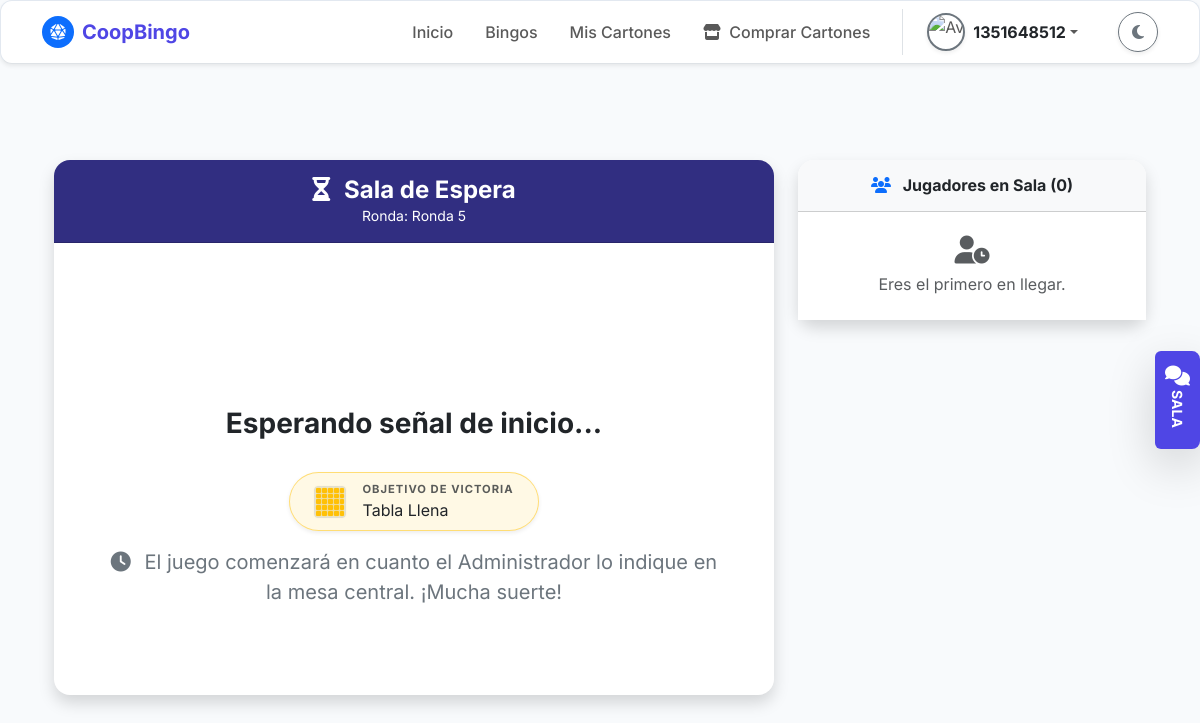
Page /juego/sala-espera/19/ (signed in) on the earlier database version.
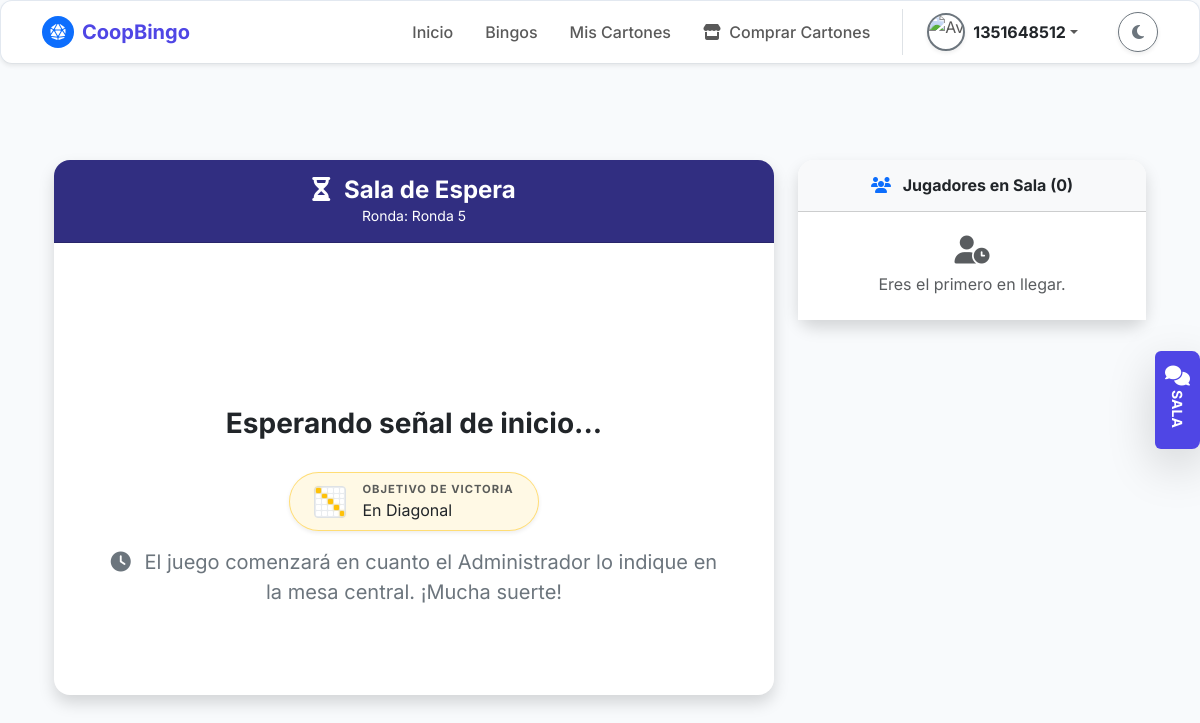
Same page on the later database version.
### bingo/models.py (models this page shows, shortened)
class PartidaBingo(models.Model):
    ESTADO_PARTIDA_CHOICES = [
        ('Programada', 'Programada'),
        ('En Juego', 'En Juego'),
        ('Verificando', 'Verificando'),
        ('Desempate', 'Desempate'),
        ('Finalizada', 'Finalizada'),
    ]
    ESTADO_MODALIDAD_CHOICES = [
        ('Las Cuatro Esquinas', 'Las Cuatro Esquinas'),
        ('Tabla Llena', 'Tabla Llena'),
        ('Linea Vertical', 'Linea Vertical'),
        ('En Diagonal', 'En Diagonal'),
        ('Forma de X', 'Forma de X'),
        ('Forma de Cruz', 'Forma de Cruz'),
        ('Marco de Foto', 'Marco de Foto'),
        ('Forma de L', 'Forma de L'),
        ('Forma de C', 'Forma de C'),
        ('Forma de T', 'Forma de T'),
        ('Forma de U', 'Forma de U'),
        ('Forma de H', 'Forma de H'),
        ('Forma de Z', 'Forma de Z'),
        ('Forma de Flecha', 'Forma de Flecha'),
    ]
    ESTADO_PREMIO_MATERIAL_CHOICES = [
        ('No Aplica', 'No Aplica'),
        ('Pendiente', 'Pendiente'),
        ('Entregando', 'Entregando'),
        ('Entregado', 'Entregado'),
    ]
    idpartidabingo = models.AutoField(primary_key=True)
    idbingo = models.ForeignKey(
        'Bingo',
        on_delete=models.PROTECT,
        db_column='idbingo',
        verbose_name="Evento de Bingo"
    )
    idjugadororganador = models.ForeignKey(
        'Jugador',
        on_delete=models.SET_NULL,
        null=True,
        blank=True,
        db_column='idjugadororganador',
        verbose_name="Jugador Organizador / Ganador"
    )
    idaporte = models.ForeignKey(
        'AporteSemanal',
        on_delete=models.SET_NULL,
        null=True,
        blank=True,
        db_column='idaporte',
        verbose_name="Aporte Semanal a la partida de bingo"
    )
    nombreronda = models.CharField(
        max_length=100,
        verbose_name="Nombre de la Ronda"
    )
    modalidad_victoria = models.CharField(
        max_length=50,
        choices=ESTADO_MODALIDAD_CHOICES,
        verbose_name="Modalidad de juego (relleno de carton)"
    )
    valorpremio = models.DecimalField(
        max_digits=10,
        decimal_places=2,
        validators=[MinValueValidator(Decimal('0.00'))],
        null=True,
        blank=True,
        verbose_name="Valor del premio"
    )
    premiomaterial = models.CharField(
        max_length=150,
        null=True,
        blank=True,
        verbose_name="Premio Material"
    )
    estadopremiomaterial = models.CharField(
        max_length=20,
        choices=ESTADO_PREMIO_MATERIAL_CHOICES,
        default='No Aplica',
        verbose_name="Estado Logístico del Premio"
    )
    estadopartida = models.CharField(
        max_length=20,
        choices=ESTADO_PARTIDA_CHOICES,
        default='En Juego',
        verbose_name="Estado de la Partida"
    )
    bolascantadas = models.TextField(
        verbose_name="Historial de Bolas Cantadas"
    )
    ultimabola = models.IntegerField(
        verbose_name="Última Bola Cantada"
    )
    haydesempate = models.BooleanField(
        null=True,
        blank=True,
        verbose_name="¿Hubo Desempate?"
    )
    idbingadores = models.TextField(
        null=True,
        blank=True,
        verbose_name="IDs de los Ganadores"
    )
    bolamayordesempate = models.IntegerField(
        null=True,
        blank=True,
        verbose_name="Bola Mayor (Desempate)"
    )
    sorteodesempate = models.JSONField(null=True, blank=True, default=dict)
    horainicio = models.DateTimeField(
        null=True,
        blank=True,
        verbose_name="Hora de Inicio"
    )
    horafin = models.DateTimeField(
        null=True,
        blank=True,
        verbose_name="Hora de Finalización"
    )
    class Meta:
        db_table = 'PartidaBingo'
        verbose_name = 'Partida de Bingo'
        verbose_name_plural = 'Partidas de BAingo'

### bingo/views.py (the view)
# urls.py: path('juego/sala-espera/<int:id_partida>/', views.sala_espera, name='sala_espera'),
def sala_espera(request, id_partida):
    if not request.user.is_authenticated:
        return render(request, 'cuentas/acceso_denegado.html')
    jugador = Jugador.objects.filter(cedulaidentidadjugador=request.user.username).first()
    if not jugador:
        return redirect('registro_jugador')
    partida = get_object_or_404(PartidaBingo, idpartidabingo=id_partida)
    if partida.estadopartida == 'En Juego':
        return redirect('tablero_tiempo_real', id_partida=partida.idpartidabingo)
    if partida.estadopartida in ['Verificando', 'Desempate'] and partida.idbingadores:
        ids_vip = [int(i.strip()) for i in str(partida.idbingadores).split(',') if i.strip()]
        if jugador.idjugador in ids_vip:
            return redirect('sala_espera_desempate', id_partida=partida.idpartidabingo)
    jugadores_en_sala = Jugador.objects.filter(
        sesionjuego__idpartida=partida,
        sesionjuego__estadosesion='Activa'
    ).distinct().order_by('aliasjugador')
    mensajes_historial = MensajeChat.objects.filter(idbingo=partida.idbingo).order_by('fechahora')
    contexto = {
        'partida': partida,
        'jugador': jugador,
        'jugadores_en_sala': jugadores_en_sala,
        'mensajes_historial': mensajes_historial # Añadir esta línea
    }
    return render(request, 'partida/sala_espera.html', contexto)

### bingo/templates/partida/sala_espera.html (shortened to what this page needs)
{% extends 'comunes/base.html' %}
{% load static %}
{% block content %}
<div class="container mt-5">
    <div class="row justify-content-center">
        <div class="col-md-8 mb-4">
            <div class="card shadow border-0 rounded-4">
                <div class="card-header bg-indigo text-white text-center py-3 rounded-top-4" style="background-color: #312E81;">
                    <h4 class="mb-0 fw-bold"><i class="fas fa-hourglass-half me-2"></i> Sala de Espera</h4>
                    <p class="mb-0 small">Ronda: {{ partida.nombreronda }}</p>
                </div>
                <div class="card-body p-5">
                    <div class="text-center py-4">
                        <h3 class="fw-bold animate__animated animate__pulse animate__infinite">
                            Esperando señal de inicio...
                        </h3>
                        <div class="d-inline-flex align-items-center gap-3 bg-warning bg-opacity-10 border border-warning border-opacity-50 rounded-pill px-4 py-2 mt-4 animate__animated animate__fadeInUp shadow-sm">
                            <div class="render-micro-carton" data-modalidad="{{ partida.modalidad_victoria }}"></div>
                            <div class="text-start">
                                <span class="d-block small text-muted fw-bold text-uppercase" style="font-size: 0.7rem; letter-spacing: 1px;">Objetivo de Victoria</span>
                                    <span class="animate__animated animate__fadeInDown ">{{ partida.modalidad_victoria }}</span>
                            </div>
                        </div>
                        <p class="text-secondary mt-3 fs-5">
                            <i class="fas fa-clock me-2"></i> El juego comenzará en cuanto el Administrador lo indique en la mesa central. ¡Mucha suerte!
                        </p>
                    </div>
                </div>
            </div>
        </div>
        <div class="col-md-4">
            <div class="card shadow border-0 rounded-4">
                <div class="card-header bg-body-tertiary text-center py-3 rounded-top-4">
                    <h6 class="mb-0 fw-bold text-body">
                        <i class="fas fa-users me-2 text-primary"></i> Jugadores en Sala (<span class="contador-dinamico">{{ jugadores_en_sala.count }}</span>)
                    </h6>
                </div>
                <div class="card-body p-0" style="max-height: 300px; overflow-y: auto;">
                    <ul class="list-group list-group-flush lista-jugadores-dinamica">
                        {% for j in jugadores_en_sala %}
                            <li class="list-group-item d-flex align-items-center py-3" data-alias="{{ j.aliasjugador }}">
                                <div class="text-white rounded-circle d-flex justify-content-center align-items-center me-3"
                                     style="width: 35px; height: 35px; font-weight: bold; background-color: #4F46E5;">
                                    {{ j.aliasjugador|slice:":1"|upper }}
                                </div>
                                <span class="fw-bold text-secondary">{{ j.aliasjugador }}</span>
                            </li>
                        {% empty %}
                            <li class="list-group-item text-center text-muted py-4">
                                <i class="fas fa-user-clock mb-2 fs-3 animate__animated animate__fadeInDown"></i><br>
                                Eres el primero en llegar.
                            </li>
                        {% endfor %}
                    </ul>
                </div>
            </div>
        </div>
    </div>
</div>
{% include 'componentes/panel_social.html' %}
{% endblock %}

Differences in the rows shown:
changed PartidaBingo "Ronda 5": modalidad_victoria "Tabla Llena" → "En Diagonal"
